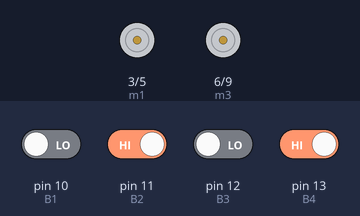
A sketch run on a simulated Arduino Uno, built with avr-gcc and run on an emulated ATmega328P. Shown: motor-driver pin pairs drawn as motors (green arrow = first pin HIGH = forward, orange = second pin HIGH = backward, longer = more drive, scaled by the enable pin). The test bench sets the inputs (shaded band); at power-on: pin 11 (B2), pin 13 (B4) HIGH, pin 10 (B1), pin 12 (B3) LOW. What the sketch prints to the serial monitor is not drawn.

Above: at 1.2 s.
1.3 s: pin 10 (B1) driven HIGH and pin 11 (B2) driven LOW
At 1.8 s:
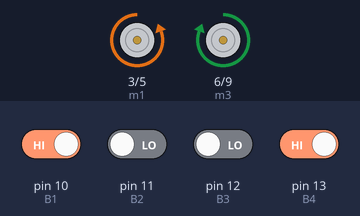
2.8 s: pin 10 (B1) driven LOW
5.8 s: pin 13 (B4) driven LOW
7.5 s: pin 11 (B2) driven HIGH
10.5 s: pin 12 (B3) driven HIGH
At 11.3 s:
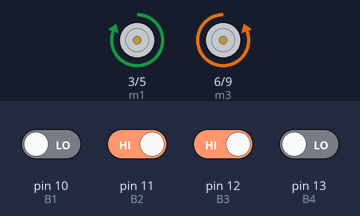
12.0 s: pin 10 (B1) driven HIGH
Timing chart, 0 to 14.5 s (numbered marks = the images above; inputs shaded):
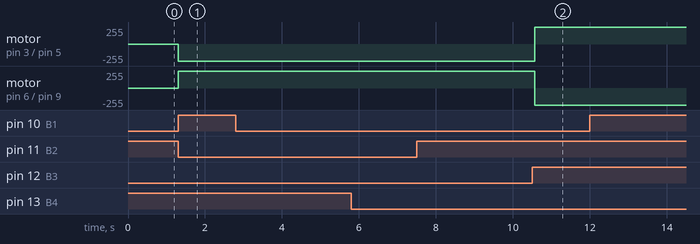

Measured:
- after the input at 1.3 s, motor on pin 3 (m1) / pin 5 (m2): stopped → backward 255/255 at once; motor on pin 6 (m3) / pin 9 (m4): stopped → forward 255/255 at once
- after the input at 2.8 s, every drawn part: stays the same
- after the input at 5.8 s, every drawn part: stays the same
- after the input at 7.5 s, every drawn part: stays the same
- after the input at 10.5 s, motor on pin 3 (m1) / pin 5 (m2): backward 255/255 → forward 255/255 after 0.07 s; motor on pin 6 (m3) / pin 9 (m4): forward 255/255 → backward 255/255 after 0.07 s
- after the input at 12.0 s, every drawn part: stays the same

The sketch:

receiver.ino
```cpp
int m1 = 3;
int m2 = 5;
int m3 = 6;
int m4 = 9;
int en1 = A5;
int en2 = A4;
#define B1 10
#define B2 11
#define B3 12
#define B4 13

void setup()
{
  Serial.begin(9600);
  pinMode(m1, OUTPUT);
  pinMode(m2, OUTPUT);
  pinMode(m3, OUTPUT);
  pinMode(m4, OUTPUT);
  pinMode(B1, INPUT);
  pinMode(B2, INPUT);
  pinMode(B3, INPUT);
  pinMode(B4, INPUT);
  pinMode(en1, OUTPUT);
  pinMode(en2, OUTPUT);
  pinMode(A0, INPUT);
  pinMode(A1, INPUT);
}

void transmit(String motion)
{
  if (motion == "St")
  {
    digitalWrite(B1, LOW);
    digitalWrite(B2, LOW);
    digitalWrite(B3, LOW);
    digitalWrite(B4, LOW);
    delay(10);
  }
  if (motion == "For")
  {
    digitalWrite(m1, HIGH);
    digitalWrite(m2, LOW);
    analogWrite(en1, 255);
    digitalWrite(m3, HIGH);
    digitalWrite(m4, LOW);
    analogWrite(en2, 255);
  }

  if (motion == "Le")
  {
    digitalWrite(m1, LOW);
    digitalWrite(m2, HIGH);
    analogWrite(en1, 255);
    digitalWrite(m3, HIGH);
    digitalWrite(m4, LOW);
    analogWrite(en2, 255);
  }
  if (motion == "Rig")
  {
    digitalWrite(m1, HIGH);
    digitalWrite(m2, LOW);
    analogWrite(en1, 255);
    digitalWrite(m3, LOW);
    digitalWrite(m4, HIGH);
    analogWrite(en2, 255);
  }


}


void loop()
{


  int D1 = digitalRead(B1);
  int D2 = digitalRead(B2);
  int D3 = digitalRead(B3);
  int D4 = digitalRead(B4);

  if ((D1 == HIGH) && (D2 == LOW) && (D3 == HIGH) && (D4 == LOW))
  {
    transmit("For");
    Serial.print("Forward");
  }

  else if ((D1 == LOW) && (D2 == HIGH) && (D3 == HIGH) && (D4 == LOW))
  {
    transmit("Rig");
    Serial.print("Right");
  }

  else if ((D1 == HIGH) && (D2 == LOW) && (D3 == LOW) && (D4 == HIGH))
  {
    transmit("Le");
    Serial.print("Left");
  }

  else if ((D1 == LOW) && (D2 == LOW) && (D3 == LOW) && (D4 == LOW))
  {
    transmit("St");
    Serial.print("Stop");
  }
  else
  {
    Serial.print("No data");
  }
  delay(100);
}
```
